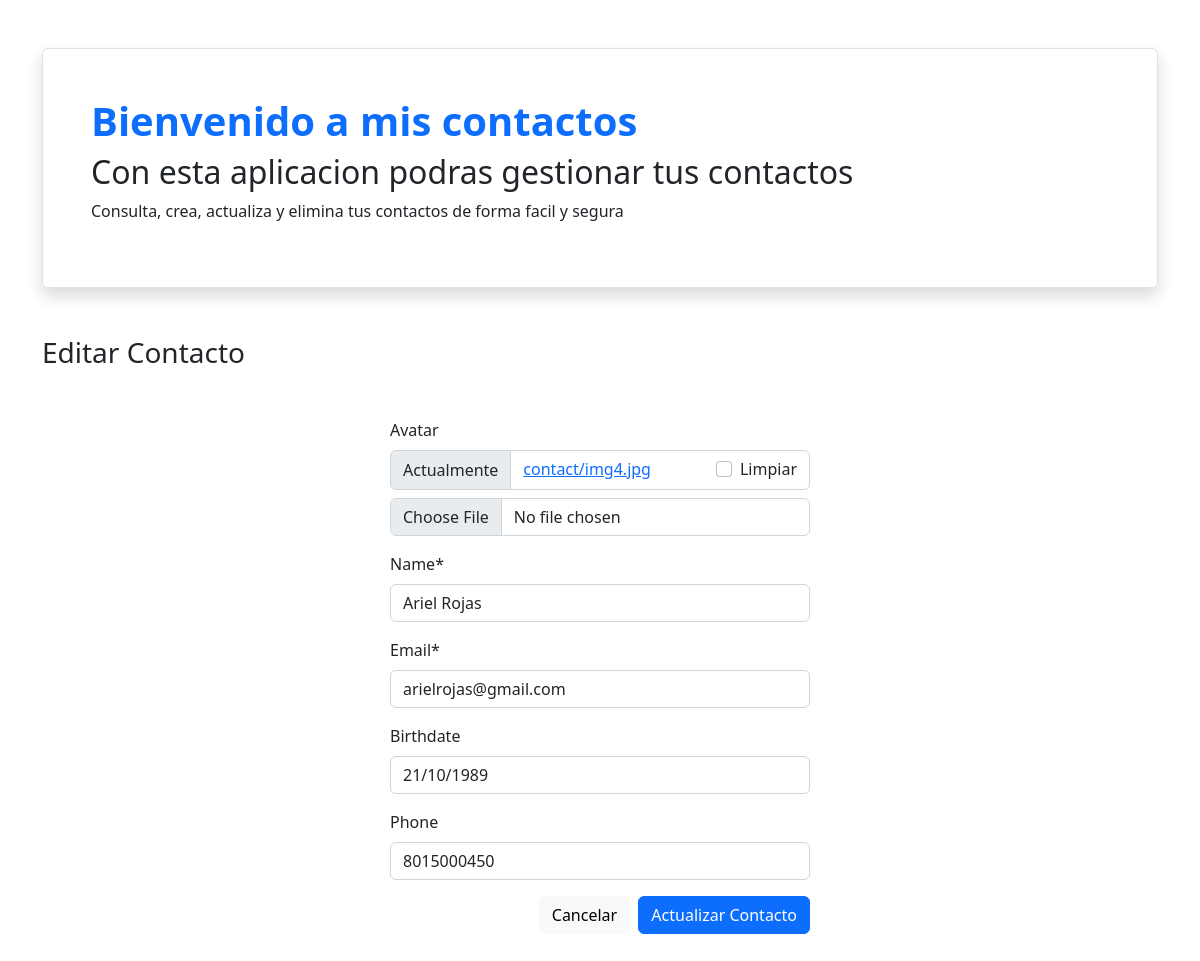
Page /1/edit/ on the committed database.
### contacts/models.py (models this page shows, shortened)
class Contact(models.Model):
    avatar = models.ImageField(null=True, blank=True, upload_to='contact')
    name = models.CharField(max_length=100)
    email = models.EmailField(max_length=50)
    birthdate = models.DateField(null=True, blank=True)
    phone = models.CharField(max_length=12, null=True, blank=True)
    created = models.DateTimeField(auto_now_add=True) # Se crea fecha de forma automatica

### contacts/views.py (the view)
# urls.py: path('<int:pk>/edit/', views.ContactUpdateView.as_view(), name='contact_edit'),
class ContactUpdateView(generic.UpdateView):
    model = Contact
    fields = ['avatar','name', 'email', 'birthdate', 'phone']
    success_url = reverse_lazy('contact_list')

### contacts/templates/contacts/contact_form.html (shortened to what this page needs)
{% extends "contacts/base.html" %}
{% load static crispy_forms_tags %}
{% block content %}
<div class="mt-5">
        <h3>
            {% if contact %}
            Editar
            {% else %}
            Nuevo
            {% endif %}
            Contacto
        </h3>
    </div>
    <form action="" method="post" class="mt-5 mx-auto" style="max-width: 420px;" enctype="multipart/form-data" novalidate>
        {{ form|crispy}}
        <div class="text-end mt-3">
            <a href="{% url 'contact_list' %}" class="btn btn-light me-1">
                Cancelar
            </a>
            <button class="btn btn-primary">
                {% if contact %}
                Actualizar
                {% else %}
                Crear
                {% endif %}
                Contacto
            </button>
        </div>
    </form>
{% endblock content %}

### rows in the picture
Contact: name "Ariel Rojas", email "arielrojas@gmail.com", birthdate "21/10/1989", phone "8015000450"
